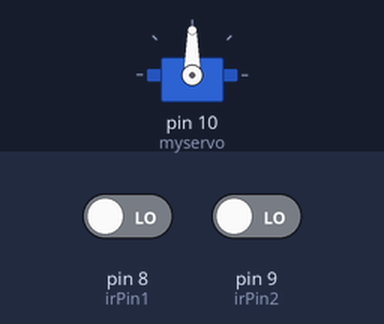
Recording of a sketch running on a simulated Arduino Uno, built with avr-gcc and run on an emulated ATmega328P. Shown: servo. The inputs (shaded band) are chosen by the test bench; at power-on: pin 8 (irPin1) LOW, pin 9 (irPin2) LOW.

Above: at 1.2 s.
1.3 s: pin 8 (irPin1) driven HIGH
At 1.7 s:
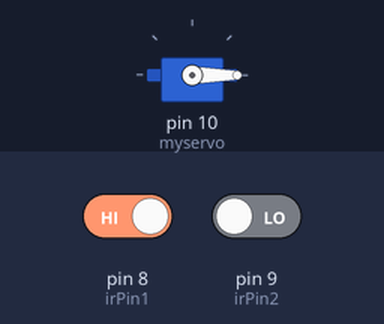
2.8 s: pin 9 (irPin2) driven HIGH
At 4.4 s:
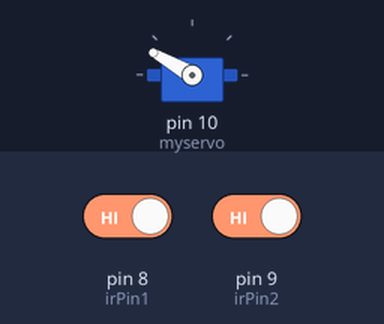
4.7 s: pin 9 (irPin2) driven LOW
At 5.5 s:
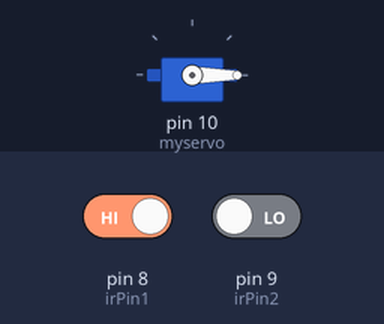
Timing chart, 0 to 7.7 s (numbered marks = the images above; inputs shaded):
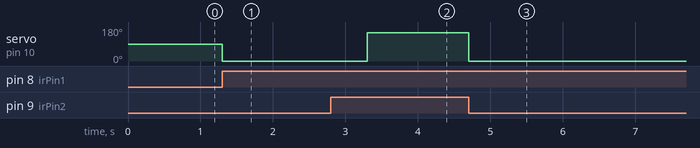

The sketch:

infrared_servo.ino.ino
```cpp
#include <Servo.h>

Servo myservo;

int irPin1 = 8; // pin sensor infrared 1
int irPin2 = 9; // pin sensor infrared 2
int pos = 0; // variabel untuk menyimpan posisi servo
long startTime = 0; // variabel untuk menyimpan waktu mulai

void setup() {
  myservo.attach(10); // servo dihubungkan ke pin 9
  pinMode(irPin1, INPUT); // sensor infrared 1 sebagai input
  pinMode(irPin2, INPUT); // sensor infrared 2 sebagai input
}

void loop() {
  int irValue1 = digitalRead(irPin1); // membaca sensor infrared 1
  int irValue2 = digitalRead(irPin2); // membaca sensor infrared 2

  if (irValue1 == HIGH) { // jika sensor infrared 1 mendeteksi benda
    startTime = millis(); // simpan waktu mulai
    while ((millis() - startTime) > 4000) { // selama delay > 4 detik
      if (irValue2 == HIGH) { // jika sensor infrared 2 mendeteksi benda
        myservo.write(50); // servo bergerak ke 50
        delay(15); // tunggu 15 milidetik
        irValue2 = digitalRead(irPin2); // baca ulang sensor infrared 2
      }
      else { // jika sensor infrared 2 tidak mendeteksi benda
        myservo.write(0); // servo kembali ke 0
      }
    }
  }

  if (irValue1 == HIGH) { // jika sensor infrared 1 mendeteksi benda
    startTime = millis(); // simpan waktu mulai
    while ((millis() - startTime) < 2000) { // selama delay < 2 detik
      if (irValue2 == HIGH) { // jika sensor infrared 2 mendeteksi benda
        myservo.write(150); // servo bergerak ke 150
        delay(15); // tunggu 15 milidetik
        irValue2 = digitalRead(irPin2); // baca ulang sensor infrared 2
      }
      else { // jika sensor infrared 2 tidak mendeteksi benda
        myservo.write(0); // servo kembali ke 0
      }
    }
  }
}
```

Measured:
- after the input at 1.3 s, servo on pin 10 (myservo): 90° → 0° at once
- after the input at 2.8 s, servo on pin 10 (myservo): 0° → 150° after 0.50 s
- after the input at 4.7 s, servo on pin 10 (myservo): 150° → 0° at once
